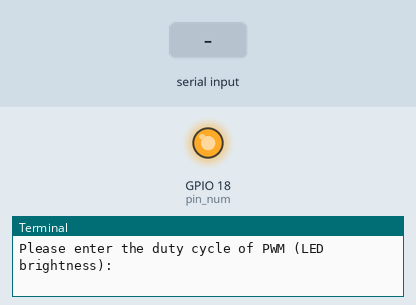
Recording of a program running on a simulated Raspberry Pi (BCM pin numbers). Parts: output pins drawn as LEDs (lit = HIGH), the last lines printed to the terminal. The test bench sets the inputs (shaded band).

Above: at 1.2 s.
1.3 s: "90" typed at the terminal, then Enter
At 2.2 s:
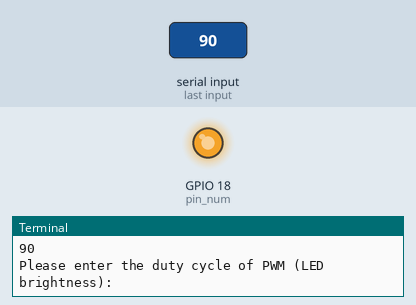
2.8 s: "0" typed at the terminal, then Enter
At 3.4 s:
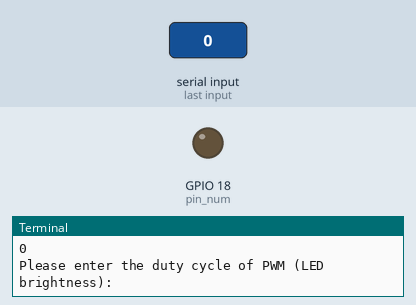
Timing chart, 0 to 5.8 s (numbered marks = the images above; inputs shaded):
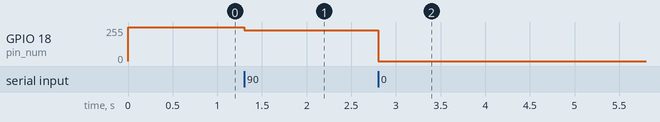

Measured:
- after the input at 1.3 s, GPIO 18 (pin_num): 255/255 → 230/255 at once
- after the input at 2.8 s, GPIO 18 (pin_num): 230/255 → 0/255 at once

The program:

DO_ex1.py
```python
import RPi.GPIO as GPIO

GPIO.setmode(GPIO.BCM)

pin_num = 18
GPIO.setup(pin_num,GPIO.OUT)

pwm_led = GPIO.PWM(pin_num,500)
pwm_led.start(100)

try:
	while True:
		duty_s = input("Please enter the duty cycle of PWM (LED brightness):")
		duty = int(duty_s)
		pwm_led.ChangeDutyCycle(duty)

finally:
	print("cleaning up")
	GPIO.cleanup()
```
